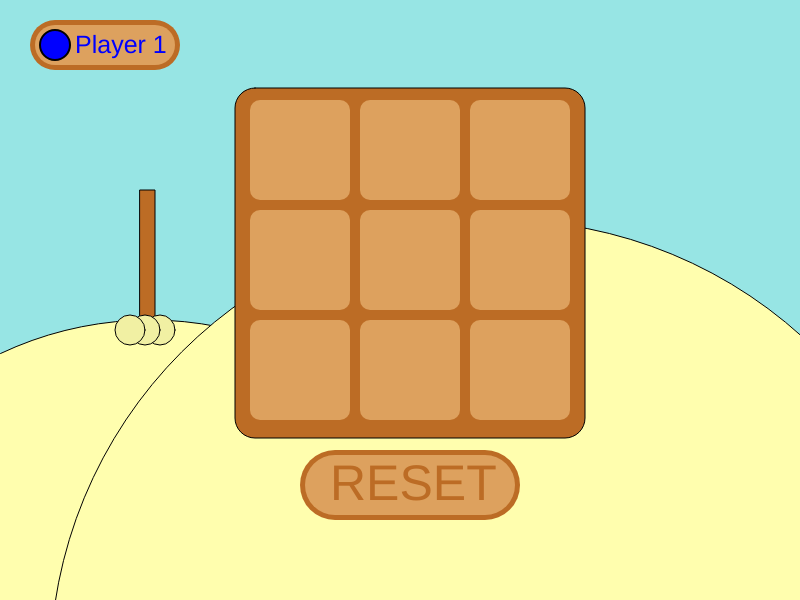
Frame 1 (no input)
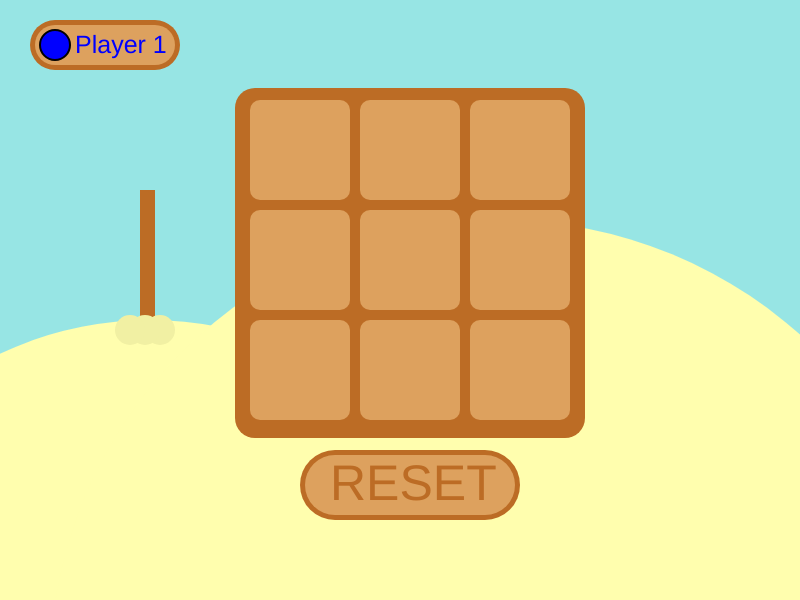
Frame 60 (no input)
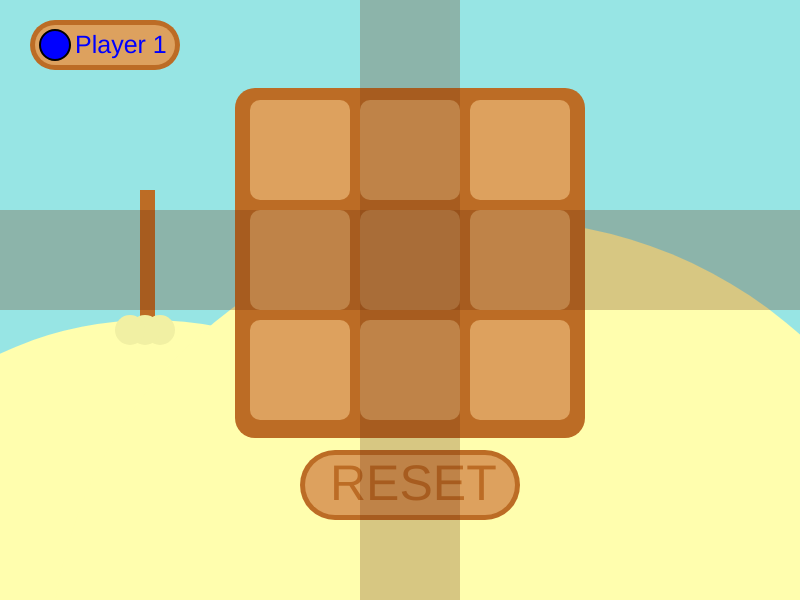
Frame 120 (the mouse pressed at the canvas centre since frame 60)

The p5.js sketch that drew these frames (run headless with seeded random() and noise() and a simulated clock; from frame 60 on, the mouse is pressed at the canvas centre):

// p5.js sketch
// ── sketch.js


let TicTak = [
  [0, 0, 0],
  [0, 0, 0],
  [0, 0, 0],]
let button = ""
function setup() {
  createCanvas(800, 600);

}



function reset() {
  TicTak = [
    [0, 0, 0],
    [0, 0, 0],
    [0, 0, 0],]

  winner = 0;
  console.log(TicTak);
  winnerFlag = 400;
  winnerFlag2 = 400;
}


let PlayerStatus = "Player 1"
let winnerText
let winner = 0
let winnerFlag = 400
let winnerFlag2 = 400



function changeTurn() {
  if (PlayerStatus == "Player 1") {
    PlayerStatus = "Player 2"
    return
  }

  if (PlayerStatus == "Player 2") {
    PlayerStatus = "Player 1"
    return
  }
}



function mouseClicked() {

  console.log("mousePressed")


  if (winner == 0) {

    if (mouseX > 250 && mouseX < 350 && mouseY > 100 && mouseY < 200 && TicTak[0][0] == 0) {
      TicTak[0][0] = PlayerStatus;
      changeTurn();


    }

    else if (mouseX > 250 && mouseX < 350 && mouseY > 210 && mouseY < 310 && TicTak[1][0] == 0) {
      TicTak[1][0] = PlayerStatus;
      changeTurn();




    }
    else if (mouseX > 250 && mouseX < 350 && mouseY > 320 && mouseY < 420 && TicTak[2][0] == 0) {

      TicTak[2][0] = PlayerStatus;
      changeTurn();



    }


    else if (mouseX > 360 && mouseX < 460 && mouseY > 100 && mouseY < 200 && TicTak[0][1] == 0) {
      TicTak[0][1] = PlayerStatus;
      changeTurn();


    }

    else if (mouseX > 360 && mouseX < 460 && mouseY > 210 && mouseY < 310 && TicTak[1][1] == 0) {
      TicTak[1][1] = PlayerStatus;
      changeTurn();

    }

    else if (mouseX > 360 && mouseX < 460 && mouseY > 320 && mouseY < 420 && TicTak[2][1] == 0) {
      TicTak[2][1] = PlayerStatus;
      changeTurn();

    }

    else if (mouseX > 470 && mouseX < 570 && mouseY > 100 && mouseY < 200 && TicTak[0][2] == 0) {

      TicTak[0][2] = PlayerStatus;
      changeTurn();


    }

    else if (mouseX > 470 && mouseX < 570 && mouseY > 210 && mouseY < 310 && TicTak[1][2] == 0) {

      TicTak[1][2] = PlayerStatus;
      changeTurn();
    }

    else if (mouseX > 470 && mouseX < 570 && mouseY > 320 && mouseY < 420 && TicTak[2][2] == 0) {

      TicTak[2][2] = PlayerStatus;
      changeTurn();
    }
  }


  if (mouseX > 305 && mouseX < 510 && mouseY > 450 && mouseY < 520) {
    reset()
  }


}


function draw() {



  background("#97e5e4");

  fill("#bc6c25")
  rect(140, 190, 15, 140)


  if (winner != 0) {
    if (winner == "Player 1") {
      fill("blue")

      if (winnerFlag > 195) {
        winnerFlag = winnerFlag - 3
      }
      // if(winnerFlag < 195){
      //   winnerFlag = winnerFlag + 3
      // }

      rect(80, winnerFlag, 60, 40)
    }

    else if (winner == "Player 2") {
      fill("red")
      if (winnerFlag2 > 195) {
        winnerFlag2 = winnerFlag2 - 3
      }
      rect(80, winnerFlag2, 60, 40)

    }


  }





  fill("#fffeae")
  circle(150, 670, 700)
  circle(500, 670, 900)

  fill("#f1f0a3")
  circle(160, 330, 30)
  circle(145, 330, 30)
  circle(130, 330, 30)

  let colors = ["#dda15e", "#3860ff", "#ef1b1b"]

  fill("#bc6c25")
  square(235, 88, 350, 20)




  let Yp = 100

  for (let y = 0; y < TicTak.length; y++) {
    let Xp = 250
    console.log("test")
    for (let x = 0; x < TicTak[y].length; x++) {
      strokeWeight(0)
      if (TicTak[y][x] == "Player 1") {
        fill(colors[1]);
      }
      else if (TicTak[y][x] == "Player 2") {
        fill(colors[2]);
      }
      else {
        fill(colors[0]);
      }

      rect(Xp, Yp, 100, 100, 10)

      Xp = Xp + 110
    }

    Yp = Yp + 110
  }

  strokeWeight(0)
  fill("#bc6c25")
  rect(300, 450, 220, 70, 40)
  fill("#dda15e")
  rect(305, 455, 210, 60, 40)
  textSize(50)
  fill("#bc6c25")
  text("RESET", 330, 500)


  //mouse



  fill("#bc6c25")
  rect(30, 20, 150, 50, 25)

  fill("#dda15e")
  rect(35, 25, 140, 40, 20)

  if (PlayerStatus == "Player 1") {
    fill("blue")
    strokeWeight(2)
    circle(55, 45, 30)

    textSize(25)
    text("Player 1", 75, 53)
  }

  if (PlayerStatus == "Player 2") {
    fill("red")
    strokeWeight(2)
    circle(55, 45, 30)

    textSize(25)
    text("Player 2", 75, 53)
  }



  strokeWeight(0)
  if (mouseX < 350 && mouseX > 250) {

    fill(110, 53, 17, 70)
    rect(250, 0, 100, 600)
  }

  else if (mouseX < 460 && mouseX > 360) {
    fill(110, 53, 17, 70)
    rect(360, 0, 100, 600)

  }

  else if (mouseX < 570 && mouseX > 470) {

    fill(110, 53, 17, 70)
    rect(470, 0, 100, 600)
  }



  if (mouseY < 200 && mouseY > 100) {

    fill(110, 53, 17, 70)
    rect(0, 100, 800, 100)
  }

  else if (mouseY < 310 && mouseY > 210) {

    fill(110, 53, 17, 70)
    rect(0, 210, 800, 100)
  }

  else if (mouseY < 420 && mouseY > 320) {

    fill(110, 53, 17, 70)
    rect(0, 320, 800, 100)

  }

  checkWinner();


  if (winner != 0) {
    textSize(80)
    fill("#614627")
    text("Winner:" + winner, 150, 300)


  }

  



  if (winner && button == null) {
    // button = createButton("reset")
    button.mouseClicked(reset)

  }







}

function checkWinner() {


  //horizontal
  if (TicTak[1][0] == TicTak[1][1] && TicTak[1][2] == TicTak[1][0] && TicTak[1][0] != 0) {
    winner = TicTak[1][0]
  }

  if (TicTak[0][0] == TicTak[0][1] && TicTak[0][2] == TicTak[0][0] && TicTak[0][0] != 0) {
    winner = TicTak[0][0]
  }

  if (TicTak[2][0] == TicTak[2][1] && TicTak[2][2] == TicTak[2][0] && TicTak[2][0] != 0) {
    winner = TicTak[2][0]
  }
  //vertical

  if (TicTak[0][0] == TicTak[1][0] && TicTak[2][0] == TicTak[0][0] && TicTak[0][0] != 0) {
    winner = TicTak[0][0]
  }

  if (TicTak[0][1] == TicTak[1][1] && TicTak[2][1] == TicTak[0][1] && TicTak[0][1] != 0) {
    winner = TicTak[0][1]
  }


  if (TicTak[0][2] == TicTak[1][2] && TicTak[2][2] == TicTak[0][2] && TicTak[0][2] != 0) {
    winner = TicTak[0][2]
  }

  //Sideways

  if (TicTak[0][0] == TicTak[1][1] && TicTak[2][2] == TicTak[0][0] && TicTak[0][0] != 0) {
    winner = TicTak[0][0]
  }


  if (TicTak[2][0] == TicTak[1][1] && TicTak[0][2] == TicTak[2][0] && TicTak[2][0] != 0) {
    winner = TicTak[2][0]
  }




}
